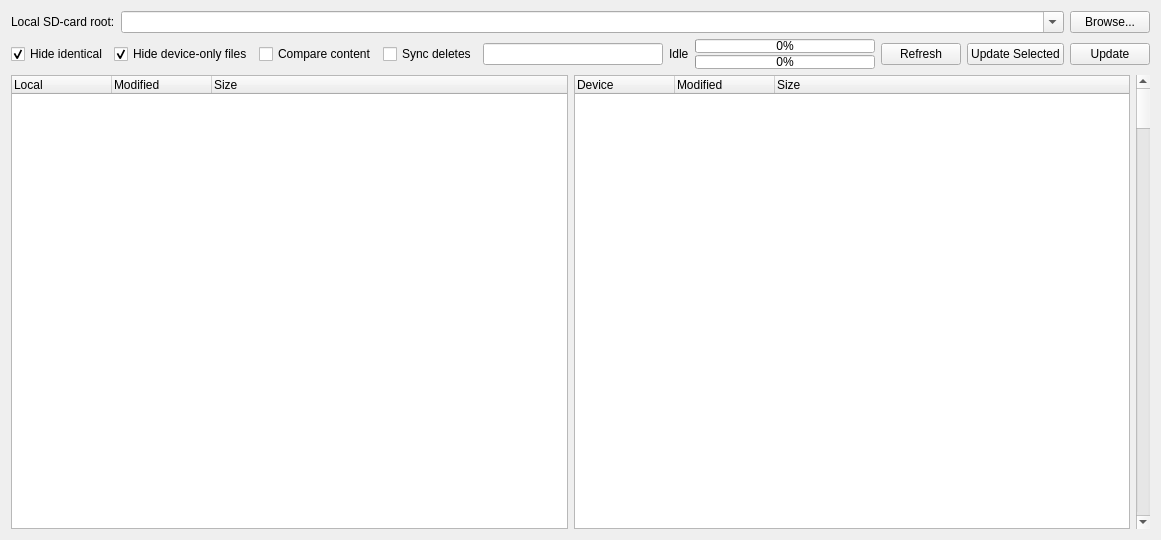
<?xml version="1.0" encoding="UTF-8"?>
<ui version="4.0">
 <class>SDCardSync</class>
 <widget class="QWidget" name="SDCardSync">
  <property name="geometry">
   <rect>
    <x>0</x>
    <y>0</y>
    <width>1153</width>
    <height>540</height>
   </rect>
  </property>
  <property name="windowTitle">
   <string>SD-card Sync</string>
  </property>
  <layout class="QVBoxLayout" name="verticalLayout">
   <item>
    <layout class="QHBoxLayout" name="m_LocalRootLayout">
     <item>
      <widget class="QLabel" name="m_LocalRootLabel">
       <property name="text">
        <string>Local SD-card root:</string>
       </property>
      </widget>
     </item>
     <item>
      <widget class="QComboBox" name="m_LocalRootCombo">
       <property name="sizePolicy">
        <sizepolicy hsizetype="Expanding" vsizetype="Fixed">
         <horstretch>0</horstretch>
         <verstretch>0</verstretch>
        </sizepolicy>
       </property>
       <property name="editable">
        <bool>true</bool>
       </property>
       <property name="insertPolicy">
        <enum>QComboBox::InsertPolicy::NoInsert</enum>
       </property>
      </widget>
     </item>
     <item>
      <widget class="QPushButton" name="m_BrowseButton">
       <property name="text">
        <string>Browse...</string>
       </property>
      </widget>
     </item>
    </layout>
   </item>
   <item>
    <layout class="QHBoxLayout" name="m_ActionLayout">
     <item>
      <widget class="QCheckBox" name="m_HideIdenticalCheckBox">
       <property name="text">
        <string>Hide identical</string>
       </property>
       <property name="checked">
        <bool>true</bool>
       </property>
      </widget>
     </item>
     <item>
      <widget class="QCheckBox" name="m_HideDeviceOnlyCheckBox">
       <property name="text">
        <string>Hide device-only files</string>
       </property>
       <property name="checked">
        <bool>true</bool>
       </property>
      </widget>
     </item>
     <item>
      <widget class="QCheckBox" name="m_CompareContentCheckBox">
       <property name="text">
        <string>Compare content</string>
       </property>
      </widget>
     </item>
     <item>
      <widget class="QCheckBox" name="m_SyncDeletesCheckBox">
       <property name="text">
        <string>Sync deletes</string>
       </property>
      </widget>
     </item>
     <item>
      <widget class="QLineEdit" name="m_ProgressItemEdit">
       <property name="sizePolicy">
        <sizepolicy hsizetype="Expanding" vsizetype="Fixed">
         <horstretch>0</horstretch>
         <verstretch>0</verstretch>
        </sizepolicy>
       </property>
       <property name="minimumSize">
        <size>
         <width>180</width>
         <height>0</height>
        </size>
       </property>
       <property name="readOnly">
        <bool>true</bool>
       </property>
      </widget>
     </item>
     <item>
      <widget class="QLabel" name="m_StatusLabel">
       <property name="text">
        <string>Idle</string>
       </property>
      </widget>
     </item>
     <item>
      <layout class="QVBoxLayout" name="m_ProgressLayout">
       <property name="spacing">
        <number>2</number>
       </property>
       <item>
        <widget class="QProgressBar" name="m_ProgressBar">
         <property name="minimumSize">
          <size>
           <width>180</width>
           <height>14</height>
          </size>
         </property>
         <property name="maximumSize">
          <size>
           <width>240</width>
           <height>14</height>
          </size>
         </property>
         <property name="value">
          <number>0</number>
         </property>
         <property name="textVisible">
          <bool>true</bool>
         </property>
        </widget>
       </item>
       <item>
        <widget class="QProgressBar" name="m_FileProgressBar">
         <property name="minimumSize">
          <size>
           <width>180</width>
           <height>14</height>
          </size>
         </property>
         <property name="maximumSize">
          <size>
           <width>240</width>
           <height>14</height>
          </size>
         </property>
         <property name="value">
          <number>0</number>
         </property>
         <property name="textVisible">
          <bool>true</bool>
         </property>
        </widget>
       </item>
      </layout>
     </item>
     <item>
      <widget class="QPushButton" name="m_RefreshButton">
       <property name="text">
        <string>Refresh</string>
       </property>
      </widget>
     </item>
     <item>
      <widget class="QPushButton" name="m_UpdateSelectedButton">
       <property name="text">
        <string>Update Selected</string>
       </property>
      </widget>
     </item>
     <item>
      <widget class="QPushButton" name="m_UpdateButton">
       <property name="text">
        <string>Update</string>
       </property>
      </widget>
     </item>
    </layout>
   </item>
   <item>
    <layout class="QHBoxLayout" name="m_TreeLayout">
     <item>
      <widget class="QTreeWidget" name="m_LocalTree">
       <property name="rootIsDecorated">
        <bool>true</bool>
       </property>
       <property name="uniformRowHeights">
        <bool>true</bool>
       </property>
       <property name="allColumnsShowFocus">
        <bool>true</bool>
       </property>
       <column>
        <property name="text">
         <string>Local</string>
        </property>
       </column>
       <column>
        <property name="text">
         <string>Modified</string>
        </property>
       </column>
       <column>
        <property name="text">
         <string>Size</string>
        </property>
       </column>
      </widget>
     </item>
     <item>
      <widget class="QTreeWidget" name="m_DeviceTree">
       <property name="rootIsDecorated">
        <bool>true</bool>
       </property>
       <property name="uniformRowHeights">
        <bool>true</bool>
       </property>
       <property name="allColumnsShowFocus">
        <bool>true</bool>
       </property>
       <column>
        <property name="text">
         <string>Device</string>
        </property>
       </column>
       <column>
        <property name="text">
         <string>Modified</string>
        </property>
       </column>
       <column>
        <property name="text">
         <string>Size</string>
        </property>
       </column>
      </widget>
     </item>
     <item>
      <widget class="QScrollBar" name="m_SyncScrollBar">
       <property name="orientation">
        <enum>Qt::Orientation::Vertical</enum>
       </property>
      </widget>
     </item>
    </layout>
   </item>
  </layout>
 </widget>
 <layoutdefault spacing="6" margin="11"/>
 <resources/>
 <connections/>
</ui>
